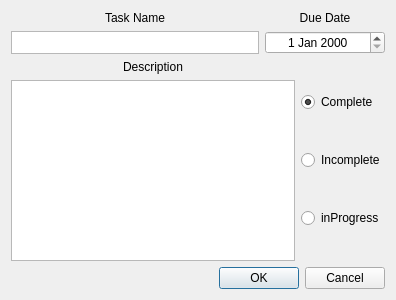
<?xml version="1.0" encoding="UTF-8"?>
<ui version="4.0">
 <class>editDialog</class>
 <widget class="QDialog" name="editDialog">
  <property name="geometry">
   <rect>
    <x>0</x>
    <y>0</y>
    <width>396</width>
    <height>300</height>
   </rect>
  </property>
  <property name="windowTitle">
   <string>Dialog</string>
  </property>
  <layout class="QVBoxLayout" name="verticalLayout">
   <item>
    <layout class="QHBoxLayout" name="TopBox">
     <property name="sizeConstraint">
      <enum>QLayout::SetFixedSize</enum>
     </property>
     <item>
      <layout class="QVBoxLayout" name="nameBox">
       <item>
        <widget class="QLabel" name="nameLabel">
         <property name="maximumSize">
          <size>
           <width>16777215</width>
           <height>16</height>
          </size>
         </property>
         <property name="text">
          <string>Task Name</string>
         </property>
         <property name="alignment">
          <set>Qt::AlignCenter</set>
         </property>
        </widget>
       </item>
       <item>
        <widget class="QTextEdit" name="nameField">
         <property name="sizePolicy">
          <sizepolicy hsizetype="Expanding" vsizetype="Fixed">
           <horstretch>0</horstretch>
           <verstretch>0</verstretch>
          </sizepolicy>
         </property>
         <property name="minimumSize">
          <size>
           <width>0</width>
           <height>23</height>
          </size>
         </property>
         <property name="maximumSize">
          <size>
           <width>16777215</width>
           <height>23</height>
          </size>
         </property>
         <property name="verticalScrollBarPolicy">
          <enum>Qt::ScrollBarAlwaysOff</enum>
         </property>
         <property name="horizontalScrollBarPolicy">
          <enum>Qt::ScrollBarAlwaysOff</enum>
         </property>
         <property name="tabChangesFocus">
          <bool>true</bool>
         </property>
        </widget>
       </item>
      </layout>
     </item>
     <item>
      <layout class="QVBoxLayout" name="dateBox">
       <item>
        <widget class="QLabel" name="dateLabel">
         <property name="text">
          <string>Due Date</string>
         </property>
         <property name="alignment">
          <set>Qt::AlignCenter</set>
         </property>
        </widget>
       </item>
       <item>
        <widget class="QDateEdit" name="dateField">
         <property name="sizePolicy">
          <sizepolicy hsizetype="Expanding" vsizetype="Fixed">
           <horstretch>0</horstretch>
           <verstretch>0</verstretch>
          </sizepolicy>
         </property>
         <property name="minimumSize">
          <size>
           <width>120</width>
           <height>23</height>
          </size>
         </property>
         <property name="maximumSize">
          <size>
           <width>120</width>
           <height>25</height>
          </size>
         </property>
         <property name="alignment">
          <set>Qt::AlignCenter</set>
         </property>
        </widget>
       </item>
      </layout>
     </item>
    </layout>
   </item>
   <item>
    <layout class="QHBoxLayout" name="CenterBox">
     <item>
      <layout class="QVBoxLayout" name="descBox">
       <item>
        <widget class="QLabel" name="descLabel">
         <property name="text">
          <string>Description</string>
         </property>
         <property name="alignment">
          <set>Qt::AlignCenter</set>
         </property>
        </widget>
       </item>
       <item>
        <widget class="QTextEdit" name="descField">
         <property name="minimumSize">
          <size>
           <width>0</width>
           <height>127</height>
          </size>
         </property>
         <property name="tabChangesFocus">
          <bool>true</bool>
         </property>
        </widget>
       </item>
      </layout>
     </item>
     <item>
      <layout class="QVBoxLayout" name="StatusBox">
       <item>
        <widget class="QRadioButton" name="completeButton">
         <property name="text">
          <string>Complete</string>
         </property>
         <property name="checked">
          <bool>true</bool>
         </property>
        </widget>
       </item>
       <item>
        <widget class="QRadioButton" name="incompleteButton">
         <property name="text">
          <string>Incomplete</string>
         </property>
        </widget>
       </item>
       <item>
        <widget class="QRadioButton" name="inProgressButton">
         <property name="text">
          <string>inProgress</string>
         </property>
        </widget>
       </item>
      </layout>
     </item>
    </layout>
   </item>
   <item>
    <widget class="QDialogButtonBox" name="buttonBox">
     <property name="standardButtons">
      <set>QDialogButtonBox::Cancel|QDialogButtonBox::Ok</set>
     </property>
    </widget>
   </item>
  </layout>
 </widget>
 <resources/>
 <connections/>
</ui>
